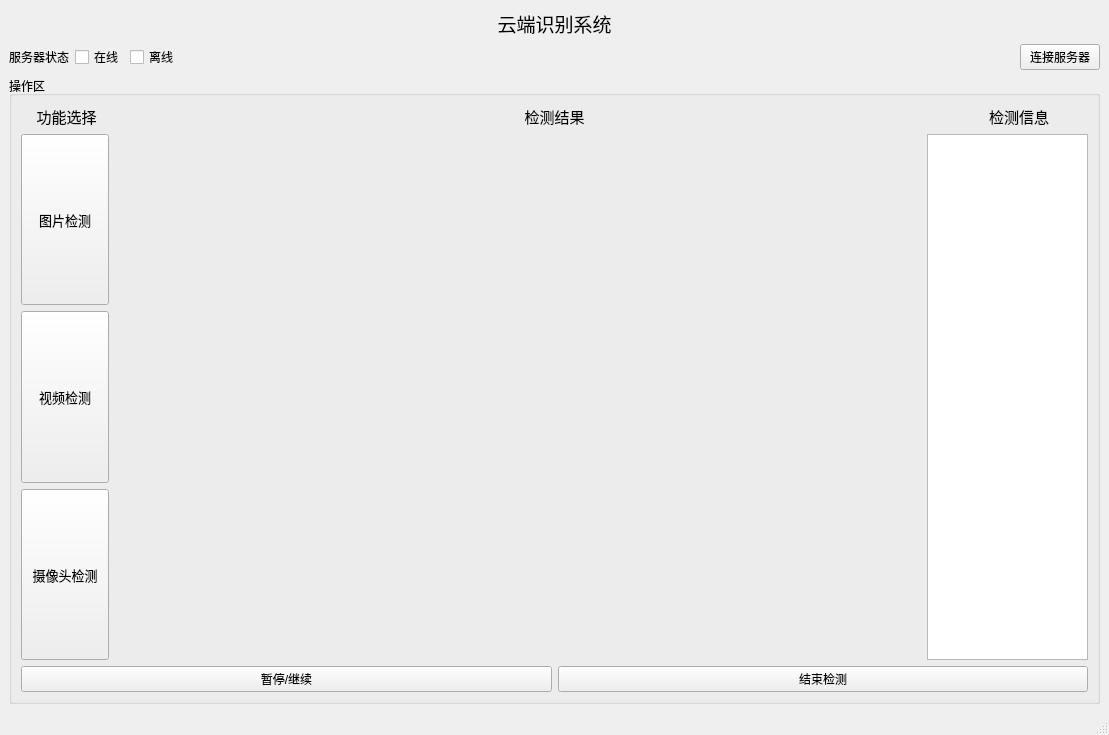
<?xml version="1.0" encoding="UTF-8"?>
<ui version="4.0">
 <class>MainWindow</class>
 <widget class="QMainWindow" name="MainWindow">
  <property name="geometry">
   <rect>
    <x>0</x>
    <y>0</y>
    <width>1109</width>
    <height>735</height>
   </rect>
  </property>
  <property name="windowTitle">
   <string>目标检测工具</string>
  </property>
  <property name="windowIcon">
   <iconset>
    <normaloff>../../ui_img/icon.jpg</normaloff>../../ui_img/icon.jpg</iconset>
  </property>
  <widget class="QWidget" name="centralwidget">
   <property name="enabled">
    <bool>true</bool>
   </property>
   <property name="sizePolicy">
    <sizepolicy hsizetype="Preferred" vsizetype="Fixed">
     <horstretch>0</horstretch>
     <verstretch>0</verstretch>
    </sizepolicy>
   </property>
   <layout class="QVBoxLayout" name="verticalLayout_4" stretch="0,0,0">
    <item>
     <widget class="QLabel" name="label_5">
      <property name="font">
       <font>
        <family>Adobe Devanagari</family>
        <pointsize>14</pointsize>
       </font>
      </property>
      <property name="text">
       <string>云端识别系统</string>
      </property>
      <property name="alignment">
       <set>Qt::AlignCenter</set>
      </property>
     </widget>
    </item>
    <item>
     <layout class="QHBoxLayout" name="horizontalLayout_6">
      <item>
       <widget class="QLabel" name="label_online">
        <property name="sizePolicy">
         <sizepolicy hsizetype="Fixed" vsizetype="Preferred">
          <horstretch>0</horstretch>
          <verstretch>0</verstretch>
         </sizepolicy>
        </property>
        <property name="text">
         <string>服务器状态</string>
        </property>
       </widget>
      </item>
      <item>
       <widget class="QCheckBox" name="checkBox_Online">
        <property name="enabled">
         <bool>true</bool>
        </property>
        <property name="sizePolicy">
         <sizepolicy hsizetype="Fixed" vsizetype="Fixed">
          <horstretch>0</horstretch>
          <verstretch>0</verstretch>
         </sizepolicy>
        </property>
        <property name="text">
         <string>在线</string>
        </property>
        <property name="checkable">
         <bool>false</bool>
        </property>
       </widget>
      </item>
      <item>
       <widget class="QCheckBox" name="checkBox_Offline">
        <property name="text">
         <string>离线</string>
        </property>
        <property name="checkable">
         <bool>false</bool>
        </property>
        <property name="checked">
         <bool>false</bool>
        </property>
       </widget>
      </item>
      <item>
       <widget class="QPushButton" name="pushButton_connectServer">
        <property name="sizePolicy">
         <sizepolicy hsizetype="Maximum" vsizetype="Fixed">
          <horstretch>0</horstretch>
          <verstretch>0</verstretch>
         </sizepolicy>
        </property>
        <property name="text">
         <string>连接服务器</string>
        </property>
       </widget>
      </item>
     </layout>
    </item>
    <item>
     <widget class="QGroupBox" name="groupBox_2">
      <property name="title">
       <string>操作区</string>
      </property>
      <layout class="QVBoxLayout" name="verticalLayout_3">
       <item>
        <layout class="QHBoxLayout" name="horizontalLayout_4" stretch="0,0,0">
         <item>
          <widget class="QLabel" name="label_2">
           <property name="sizePolicy">
            <sizepolicy hsizetype="Minimum" vsizetype="Fixed">
             <horstretch>0</horstretch>
             <verstretch>0</verstretch>
            </sizepolicy>
           </property>
           <property name="maximumSize">
            <size>
             <width>1677215</width>
             <height>16777215</height>
            </size>
           </property>
           <property name="font">
            <font>
             <family>Adobe Devanagari</family>
             <pointsize>11</pointsize>
            </font>
           </property>
           <property name="text">
            <string>    功能选择</string>
           </property>
           <property name="alignment">
            <set>Qt::AlignLeading|Qt::AlignLeft|Qt::AlignVCenter</set>
           </property>
          </widget>
         </item>
         <item>
          <widget class="QLabel" name="label_3">
           <property name="sizePolicy">
            <sizepolicy hsizetype="Minimum" vsizetype="Fixed">
             <horstretch>0</horstretch>
             <verstretch>0</verstretch>
            </sizepolicy>
           </property>
           <property name="maximumSize">
            <size>
             <width>1677215</width>
             <height>16777215</height>
            </size>
           </property>
           <property name="font">
            <font>
             <family>Adobe Devanagari</family>
             <pointsize>11</pointsize>
            </font>
           </property>
           <property name="text">
            <string>检测结果</string>
           </property>
           <property name="alignment">
            <set>Qt::AlignCenter</set>
           </property>
          </widget>
         </item>
         <item>
          <widget class="QLabel" name="label_4">
           <property name="sizePolicy">
            <sizepolicy hsizetype="Minimum" vsizetype="Fixed">
             <horstretch>0</horstretch>
             <verstretch>0</verstretch>
            </sizepolicy>
           </property>
           <property name="maximumSize">
            <size>
             <width>1677215</width>
             <height>16777215</height>
            </size>
           </property>
           <property name="font">
            <font>
             <family>Adobe Devanagari</family>
             <pointsize>11</pointsize>
            </font>
           </property>
           <property name="text">
            <string>检测信息          </string>
           </property>
           <property name="alignment">
            <set>Qt::AlignRight|Qt::AlignTrailing|Qt::AlignVCenter</set>
           </property>
          </widget>
         </item>
        </layout>
       </item>
       <item>
        <layout class="QHBoxLayout" name="horizontalLayout_3" stretch="1,11">
         <item>
          <layout class="QVBoxLayout" name="verticalLayout">
           <item>
            <widget class="QPushButton" name="pushButton_img">
             <property name="sizePolicy">
              <sizepolicy hsizetype="Minimum" vsizetype="Preferred">
               <horstretch>0</horstretch>
               <verstretch>0</verstretch>
              </sizepolicy>
             </property>
             <property name="font">
              <font>
               <family>Adobe Devanagari</family>
               <pointsize>10</pointsize>
              </font>
             </property>
             <property name="text">
              <string>图片检测</string>
             </property>
            </widget>
           </item>
           <item>
            <widget class="QPushButton" name="pushButton_video">
             <property name="sizePolicy">
              <sizepolicy hsizetype="Minimum" vsizetype="Preferred">
               <horstretch>0</horstretch>
               <verstretch>0</verstretch>
              </sizepolicy>
             </property>
             <property name="font">
              <font>
               <family>Adobe Devanagari</family>
               <pointsize>10</pointsize>
              </font>
             </property>
             <property name="text">
              <string>视频检测</string>
             </property>
            </widget>
           </item>
           <item>
            <widget class="QPushButton" name="pushButton_camer">
             <property name="sizePolicy">
              <sizepolicy hsizetype="Minimum" vsizetype="Preferred">
               <horstretch>0</horstretch>
               <verstretch>0</verstretch>
              </sizepolicy>
             </property>
             <property name="font">
              <font>
               <family>Adobe Devanagari</family>
               <pointsize>10</pointsize>
              </font>
             </property>
             <property name="text">
              <string>摄像头检测</string>
             </property>
            </widget>
           </item>
          </layout>
         </item>
         <item>
          <layout class="QHBoxLayout" name="horizontalLayout_2" stretch="5,1">
           <item>
            <widget class="QLabel" name="label">
             <property name="text">
              <string/>
             </property>
            </widget>
           </item>
           <item>
            <widget class="QTextBrowser" name="textBrowser">
             <property name="enabled">
              <bool>true</bool>
             </property>
             <property name="sizePolicy">
              <sizepolicy hsizetype="Expanding" vsizetype="Expanding">
               <horstretch>0</horstretch>
               <verstretch>0</verstretch>
              </sizepolicy>
             </property>
             <property name="font">
              <font>
               <pointsize>12</pointsize>
              </font>
             </property>
             <property name="cursor" stdset="0">
              <cursorShape>ArrowCursor</cursorShape>
             </property>
             <property name="tabletTracking">
              <bool>false</bool>
             </property>
            </widget>
           </item>
          </layout>
         </item>
        </layout>
       </item>
       <item>
        <layout class="QHBoxLayout" name="horizontalLayout">
         <item>
          <widget class="QPushButton" name="pushButton_stop">
           <property name="text">
            <string>暂停/继续</string>
           </property>
          </widget>
         </item>
         <item>
          <widget class="QPushButton" name="pushButton_finish">
           <property name="text">
            <string>结束检测</string>
           </property>
          </widget>
         </item>
        </layout>
       </item>
      </layout>
     </widget>
    </item>
   </layout>
  </widget>
  <widget class="QStatusBar" name="statusbar"/>
 </widget>
 <resources/>
 <connections/>
</ui>
